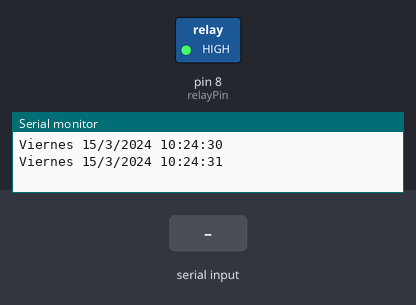
This sketch was run on a simulated Arduino Uno, built with avr-gcc and run on an emulated ATmega328P. Shown: switched loads named in the sketch (green lamp = pin HIGH), the last lines printed to the serial monitor. The test bench sets the inputs (shaded band). The local clock reads 2024-03-15 10:24:30 at power-on unless the sketch sets it.

Above: at 2.0 s.
2.1 s: "90,45\n" received over Serial
At 4.3 s:
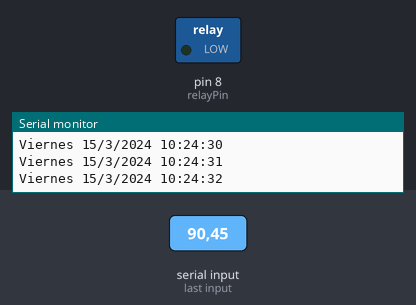
Timing chart, 0 to 29.0 s (numbered marks = the images above; inputs shaded):
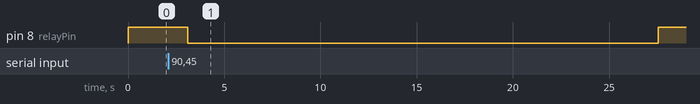

Measured:
- after the input at 2.1 s, pin 8 (relayPin): HIGH → LOW after 1.0 s, → HIGH 24.5 s later

The sketch:

bomba_de_agua.ino
```cpp
#include <SoftwareSerial.h>
#include <Wire.h>
#include <RTClib.h>

RTC_DS3231 rtc;

SoftwareSerial bluetooth(10, 11); // RX, TX
int relayPin = 8;  // Pin conectado al relé
const char* diasSemana[] = {"Domingo", "Lunes", "Martes", "Miércoles", "Jueves", "Viernes", "Sábado"};


void setup() {
  pinMode(relayPin, OUTPUT);
  digitalWrite(relayPin, HIGH);  // Apagar la bomba inicialmente

  Serial.begin(9600);  // Inicializar la comunicación serial por USB
  bluetooth.begin(9600);  // Inicializar la comunicación serial para el módulo Bluetooth

  if(!rtc.begin()){
    Serial.println("No se encontro el modulo RTC");
    while(1);
  }

  if(rtc.lostPower()){
    Serial.println("RTC perdio energia, reajustando fecha y hora");
    rtc.adjust(DateTime(F(__DATE__), F(__TIME__)));
  }
}


void loop() {

  DateTime now = rtc.now();


  // Construir una cadena de fecha y hora en formato legible
  String dateTimeString = String(diasSemana[now.dayOfTheWeek()]) + " " +
                          String(now.day()) + "/" +
                          String(now.month()) + "/" +
                          String(now.year()) + " " +
                          String(now.hour()) + ":" +
                          String(now.minute()) + ":" +
                          String(now.second());
  // Enviar la cadena a través del módulo Bluetooth
  bluetooth.println(dateTimeString);
  Serial.println(dateTimeString);
  delay(1000);

  //Metodo para encender y apagar la bomba por medio de los botones.
  if (bluetooth.available() > 0) {
    char command = bluetooth.read();
    if (command == 'a') {
      digitalWrite(relayPin, LOW);  // Encender la bomba
    } else if (command == 'b') {
      digitalWrite(relayPin, HIGH);   // Apagar la bomba
    }
  }

  //metodo para programar tiempo de encendido del rele por medio de la consola
  if(Serial.available() > 0){
    int tiempoEncendido = Serial.parseInt();//lee el numero ingresado en la consola

    int tiempo = tiempoEncendido * 1000;


    if(tiempo > 0){
      digitalWrite(relayPin, LOW);
      delay(tiempo);
      digitalWrite(relayPin, HIGH);
    }else{
      //Serial.println("Por favor ingresa un tiempo valido");
    }
  }
}

  // Otros códigos o funciones pueden ir aquí
```
